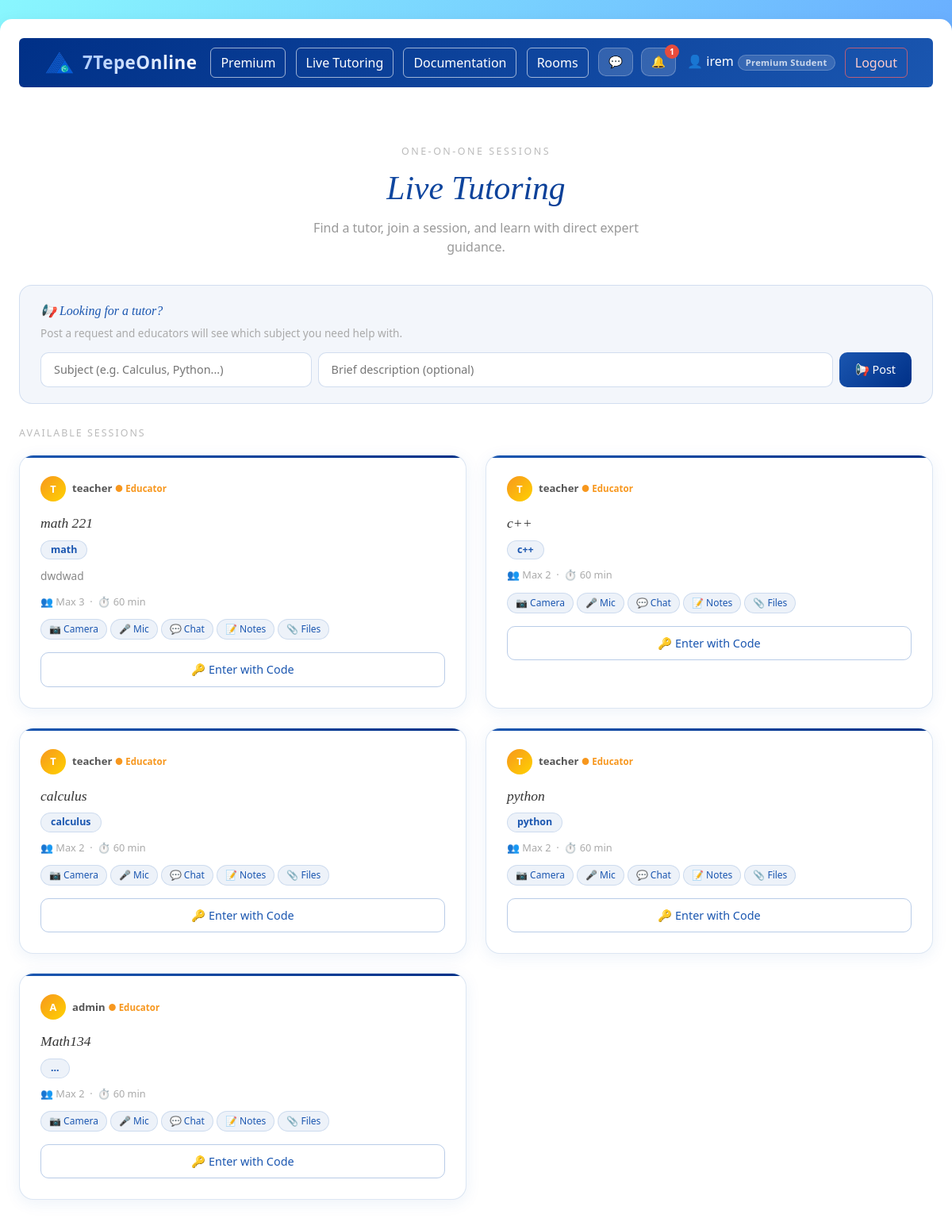
/lesson-rooms/ (signed in), run on the app's committed database.
### core/models.py (models this page shows, shortened)
class UserProfile(models.Model):
    user = models.OneToOneField(User, on_delete=models.CASCADE, related_name='userprofile')
    is_premium = models.BooleanField(default=False)
    is_educator = models.BooleanField(default=False)
    educator_code = models.CharField(max_length=8, blank=True)

class LessonRoom(models.Model):
    educator = models.ForeignKey(User, on_delete=models.CASCADE, related_name='lesson_rooms')
    title = models.CharField(max_length=200)
    subject = models.CharField(max_length=100)
    description = models.TextField(blank=True)
    max_students = models.IntegerField(default=2)
    duration_minutes = models.IntegerField(default=60)
    allow_camera = models.BooleanField(default=True)
    allow_mic = models.BooleanField(default=True)
    allow_chat = models.BooleanField(default=True)
    allow_notes = models.BooleanField(default=True)
    allow_files = models.BooleanField(default=True)
    is_active = models.BooleanField(default=True)
    invite_code = models.CharField(max_length=8, blank=True, unique=True, null=True)
    created_at = models.DateTimeField(auto_now_add=True)

### core/views.py (the view)
# urls.py: path('lesson-rooms/', views.lesson_rooms, name='lesson-rooms'),
def lesson_rooms(request):
    if not request.user.is_authenticated:
        return render(request, 'must_login.html')
    from .models import LessonRoom, EducatorRequest, TutorRequest
    try:
        profile = request.user.userprofile
        is_premium = profile.is_premium
        is_educator = profile.is_educator
    except:
        is_premium = False
        is_educator = False
    is_admin = request.user.is_staff
    lesson_rooms_list = LessonRoom.objects.filter(is_active=True).select_related('educator')
    educator_requests = EducatorRequest.objects.filter(status='pending').select_related('user') if is_admin else []
    tutor_requests = TutorRequest.objects.filter(is_active=True).order_by('-created_at').select_related('user') if (is_educator or is_admin) else []
    return render(request, 'lesson_rooms.html', {
        'lesson_rooms': lesson_rooms_list,
        'is_premium': is_premium,
        'is_educator': is_educator,
        'is_admin': is_admin,
        'educator_requests': educator_requests,
        'tutor_requests': tutor_requests,
    })

### core/templatetags/user_tags.py (called while the page is built)
def get_role(user):
    if user.is_staff:
        return 'moderator'
    try:
        profile = user.userprofile
        if profile.is_educator:
            return 'educator'
        if profile.is_premium:
            return 'premium'
    except Exception:
        pass
    return 'student'

@register.simple_tag
def user_badge_navbar(user):
    role = get_role(user)
    s = BADGE_STYLES[role]
    html = (
        f'<span style="'
        f'display:inline-block;'
        f'background:rgba(255,255,255,0.15);'
        f'color:rgba(255,255,255,0.75);'
        f'border:1px solid rgba(255,255,255,0.2);'
        f'border-radius:20px;'
        f'padding:1px 9px;'
        f'font-size:0.7rem;'
        f'font-weight:600;'
        f'letter-spacing:0.3px;'
        f'margin-left:5px;'
        f'vertical-align:middle;'
        f'">{s["label"]}</span>'
    )
    return mark_safe(html)

### core/templates/lesson_rooms.html (shortened to what this page needs)
{% extends 'base.html' %}
{% load user_tags %}
{% block content %}
<div class="text-center" style="padding:48px 20px 36px;">
    <div style="font-size:0.78rem;color:#bbb;text-transform:uppercase;letter-spacing:2.5px;margin-bottom:12px;">One-on-One Sessions</div>
    <h1 style="font-family:'Playfair Display',Georgia,serif;font-style:italic;font-size:2.6rem;background:linear-gradient(135deg,#1a56b0,#003087);-webkit-background-clip:text;-webkit-text-fill-color:transparent;margin-bottom:12px;">Live Tutoring</h1>
    <p style="color:#999;font-size:1rem;max-width:480px;margin:0 auto;">Find a tutor, join a session, and learn with direct expert guidance.</p>
</div>
{% if is_premium and not is_educator and not is_admin %}
<div style="background:rgba(26,86,176,0.05);border:1.5px solid rgba(26,86,176,0.15);border-radius:16px;padding:20px 26px;margin-bottom:28px;">
    <div style="font-family:'Playfair Display',Georgia,serif;font-style:italic;font-size:1rem;color:#1a56b0;margin-bottom:6px;">📢 Looking for a tutor?</div>
    <p style="color:#aaa;font-size:0.85rem;margin-bottom:14px;">Post a request and educators will see which subject you need help with.</p>
    <div class="d-flex gap-2 flex-wrap">
        <input id="tutorSubject" type="text" placeholder="Subject (e.g. Calculus, Python...)" style="flex:1;min-width:180px;padding:10px 16px;border:1.5px solid rgba(26,86,176,0.2);border-radius:10px;font-size:0.9rem;outline:none;">
        <input id="tutorDesc" type="text" placeholder="Brief description (optional)" style="flex:2;min-width:180px;padding:10px 16px;border:1.5px solid rgba(26,86,176,0.2);border-radius:10px;font-size:0.9rem;outline:none;">
        <button onclick="postTutorRequest()" style="padding:10px 20px;background:linear-gradient(135deg,#1a56b0,#003087);color:white;border:none;border-radius:10px;font-size:0.9rem;font-weight:500;cursor:pointer;white-space:nowrap;">📢 Post</button>
    </div>
</div>
{% endif %}
<div style="font-size:0.78rem;color:#bbb;text-transform:uppercase;letter-spacing:2px;margin-bottom:18px;">Available Sessions</div>
{% if not is_premium and not is_educator and not is_admin %}
<div style="margin-bottom:24px; text-align:center;">
    <div style="display:inline-block; background:rgba(231,76,60,0.08); border:1.5px solid rgba(231,76,60,0.2); border-radius:14px; padding:12px 28px; color:#e74c3c; font-size:0.92rem;">
        🔒 Premium membership required to join live tutoring sessions.
        <a href="/premium/" style="color:#1a56b0; font-weight:600; margin-left:6px;">Upgrade now →</a>
    </div>
</div>
<div style="opacity:0.5; pointer-events:none; user-select:none; filter:blur(3px);">
<div class="row g-4">
{% for room in lesson_rooms %}
<div class="col-md-6">
    <div class="lesson-card">
        <div style="display:flex;align-items:center;gap:8px;margin-bottom:14px;">
            <div style="width:32px;height:32px;border-radius:50%;background:linear-gradient(135deg,#f7971e,#ffd200);display:flex;align-items:center;justify-content:center;color:white;font-weight:700;font-size:0.8rem;">{{ room.educator.username|first|upper }}</div>
            <div style="font-size:0.82rem;font-weight:600;color:#555;">{{ room.educator.username }} <span style="color:#f7971e;font-size:0.72rem;">● Educator</span></div>
        </div>
        <div style="font-family:'Playfair Display',Georgia,serif;font-style:italic;font-size:1.1rem;color:#333;margin-bottom:6px;">{{ room.title }}</div>
        <div style="display:inline-block;background:rgba(26,86,176,0.08);color:#1a56b0;border:1px solid rgba(26,86,176,0.15);border-radius:20px;padding:2px 12px;font-size:0.78rem;font-weight:600;margin-bottom:10px;">{{ room.subject }}</div>
        <div style="font-size:0.8rem;color:#aaa;margin-bottom:16px;">👥 Max {{ room.max_students }} &nbsp;·&nbsp; ⏱ {{ room.duration_minutes }} min</div>
        <div style="height:38px;background:linear-gradient(135deg,#1a56b0,#003087);border-radius:10px;opacity:0.5;"></div>
    </div>
</div>
{% empty %}
<div class="col-12 text-center" style="padding:40px 0;">
    <div style="font-size:2.5rem;">🎓</div>
    <p style="color:#aaa;">No sessions yet.</p>
</div>
{% endfor %}
</div>
</div>
{% else %}
<div class="row g-4">
{% for room in lesson_rooms %}
<div class="col-md-6">
    <div class="lesson-card">
        <div style="display:flex;align-items:center;gap:8px;margin-bottom:14px;">
            <div style="width:32px;height:32px;border-radius:50%;background:linear-gradient(135deg,#f7971e,#ffd200);display:flex;align-items:center;justify-content:center;color:white;font-weight:700;font-size:0.8rem;">{{ room.educator.username|first|upper }}</div>
            <div>
                <div style="font-size:0.82rem;font-weight:600;color:#555;">{{ room.educator.username }} <span style="color:#f7971e;font-size:0.72rem;">● Educator</span></div>
            </div>
        </div>
        <div style="font-family:'Playfair Display',Georgia,serif;font-style:italic;font-size:1.1rem;color:#333;margin-bottom:6px;">{{ room.title }}</div>
        <div style="display:inline-block;background:rgba(26,86,176,0.08);color:#1a56b0;border:1px solid rgba(26,86,176,0.15);border-radius:20px;padding:2px 12px;font-size:0.78rem;font-weight:600;margin-bottom:10px;">{{ room.subject }}</div>
        {% if room.description %}
        <p style="color:#888;font-size:0.86rem;line-height:1.55;margin-bottom:12px;">{{ room.description }}</p>
        {% endif %}
        <div style="font-size:0.8rem;color:#aaa;margin-bottom:12px;">👥 Max {{ room.max_students }} &nbsp;·&nbsp; ⏱ {{ room.duration_minutes }} min</div>
        <div class="d-flex flex-wrap gap-1" style="margin-bottom:16px;">
            <span class="feature-pill {% if not room.allow_camera %}off{% endif %}">📷 Camera</span>
            <span class="feature-pill {% if not room.allow_mic %}off{% endif %}">🎤 Mic</span>
            <span class="feature-pill {% if not room.allow_chat %}off{% endif %}">💬 Chat</span>
            <span class="feature-pill {% if not room.allow_notes %}off{% endif %}">📝 Notes</span>
            <span class="feature-pill {% if not room.allow_files %}off{% endif %}">📎 Files</span>
        </div>
        {% if room.educator == request.user or is_admin %}
        <a href="/lesson-rooms/{{ room.id }}/" class="btn w-100" style="background:linear-gradient(135deg,#1a56b0,#003087);color:white;border:none;border-radius:10px;font-size:0.9rem;font-weight:500;padding:10px;box-shadow:0 3px 12px rgba(26,86,176,0.25);">Enter Room →</a>
        {% else %}
        <a href="/lesson-rooms/{{ room.id }}/" class="btn w-100" style="background:transparent;color:#1a56b0;border:1.5px solid rgba(26,86,176,0.3);border-radius:10px;font-size:0.9rem;font-weight:500;padding:10px;">🔑 Enter with Code</a>
        {% endif %}
    </div>
</div>
{% endfor %}
</div>
{% endif %}
{% endblock %}

### core/templates/base.html (shortened to what this page needs)
{% load user_tags %}
<!DOCTYPE html>
{% load static %}
<html>
<head>
    <link href="https://cdn.jsdelivr.net/npm/bootstrap@5.3.0/dist/css/bootstrap.min.css" rel="stylesheet">
</head>
<body>
<div class="container-fluid mt-4 p-4" style="background-color:white; border-radius:15px; box-shadow:0 10px 25px rgba(0,0,0,0.1); min-height:80vh;">
    <nav class="navbar navbar-expand-lg rounded" style="background: linear-gradient(135deg, #003087, #1a56b0); padding: 12px 20px; position:relative; z-index:1000;">
        <div class="container-fluid">
            <a href="/" style="display:flex;align-items:center;gap:10px;text-decoration:none;">
                <img src="{% static 'images/yeditepe_logo.png' %}" alt="Yeditepe" style="height:38px;width:38px;object-fit:contain;mix-blend-mode:screen;">
                <span style="font-family:'Segoe UI',Arial,sans-serif; font-style:normal; font-weight:900; font-size:1.4rem; background:linear-gradient(135deg,#a8c8ff,#ffffff); -webkit-background-clip:text; -webkit-text-fill-color:transparent; letter-spacing:0.5px;">7TepeOnline</span>
            </a>
            <div>
                <a class="btn me-2" href="/premium/" style="border:1.5px solid rgba(255,255,255,0.6); color:white; background:transparent;" onmouseover="this.style.background='rgba(255,255,255,0.25)'" onmouseout="this.style.background='transparent'">Premium</a>
                <a class="btn me-2" href="/premium-rooms/" style="border:1.5px solid rgba(255,255,255,0.6); color:white; background:transparent;" onmouseover="this.style.background='rgba(255,255,255,0.25)'" onmouseout="this.style.background='transparent'">Live Tutoring</a>
                <a class="btn me-2" href="/documentation/" style="border:1.5px solid rgba(255,255,255,0.6); color:white; background:transparent;" onmouseover="this.style.background='rgba(255,255,255,0.25)'" onmouseout="this.style.background='transparent'">Documentation</a>
                <a class="btn me-2" href="/rooms/" style="border:1.5px solid rgba(255,255,255,0.6); color:white; background:transparent;" onmouseover="this.style.background='rgba(255,255,255,0.25)'" onmouseout="this.style.background='transparent'">Rooms</a>
                {% if request.user.is_authenticated %}
                    {% if request.user.is_authenticated %}
                    <a href="/" style="position:relative;display:inline-flex;align-items:center;margin-right:6px;text-decoration:none;">
                        <button style="background:rgba(255,255,255,0.15);border:1px solid rgba(255,255,255,0.25);color:white;border-radius:10px;padding:6px 12px;cursor:pointer;font-size:0.9rem;">
                            💬
                        </button>
                    </a>
                    <div style="position:relative;display:inline-block;margin-right:10px;">
                        <button onclick="toggleNotifications()" id="notifBell" style="background:rgba(255,255,255,0.15);border:1px solid rgba(255,255,255,0.25);color:white;border-radius:10px;padding:6px 12px;cursor:pointer;font-size:0.9rem;position:relative;">
                            🔔 <span id="notifCount" style="display:none;position:absolute;top:-5px;right:-5px;background:#e74c3c;color:white;border-radius:50%;width:18px;height:18px;font-size:0.65rem;font-weight:700;display:none;align-items:center;justify-content:center;line-height:18px;text-align:center;"></span>
                        </button>
                    </div>
                    {% endif %}
                    <span style="color:white; margin-right:8px;">
                        👤 {{ request.user.username }}{% user_badge_navbar request.user %}
                    </span>
                    <form action="/logout/" method="POST" style="display:inline; margin:0;">
                        <button class="btn" style="border:1.5px solid rgba(255,100,100,0.7); color:#ffcccc; background:transparent;" onmouseover="this.style.background='#e74c3c'; this.style.color='white'" onmouseout="this.style.background='transparent'; this.style.color='#ffcccc'">Logout</button>
                    </form>
                {% endif %}
            </div>
        </div>
    </nav>
    <div class="mt-4" style="overflow:visible;">
        {% block content %}
        {% endblock %}
    </div>
</div>
</body>
</html>

### core/templates/base.html (style rules this page uses)
body { background: linear-gradient(135deg, #89f7fe, #66a6ff, #c2e9fb); min-height: 100vh; }

### core/templates/lesson_rooms.html (style rules this page uses)
.lesson-card { background: white; border-radius: 18px; padding: 26px; height: 100%; border: 1.5px solid rgba(26,86,176,0.15); box-shadow: 0 4px 20px rgba(26,86,176,0.08); transition: transform 0.3s, box-shadow 0.3s; position: relative; overflow: hidden; }
.lesson-card::before { content: ''; position: absolute; top: 0; left: 0; right: 0; height: 3px; background: linear-gradient(135deg, #1a56b0, #003087); }
.feature-pill { display: inline-flex; align-items: center; gap: 4px; background: rgba(26,86,176,0.08); color: #1a56b0; border: 1px solid rgba(26,86,176,0.15); border-radius: 20px; padding: 3px 10px; font-size: 0.75rem; }

### data on the page
LessonRoom: educator.username|first "T", educator.username "teacher", title "math 221", subject "math", description "dwdwad", max_students "3", duration_minutes "60"
LessonRoom: educator.username|first "T", educator.username "teacher", title "c++", subject "c++", max_students "2", duration_minutes "60"
LessonRoom: educator.username|first "T", educator.username "teacher", title "calculus", subject "calculus", max_students "2", duration_minutes "60"
LessonRoom: educator.username|first "T", educator.username "teacher", title "python", subject "python", max_students "2", duration_minutes "60"
LessonRoom: educator.username|first "A", educator.username "admin", title "Math134", subject "...", max_students "2", duration_minutes "60"

### other printed values
{{ request.user.username }} "irem"
